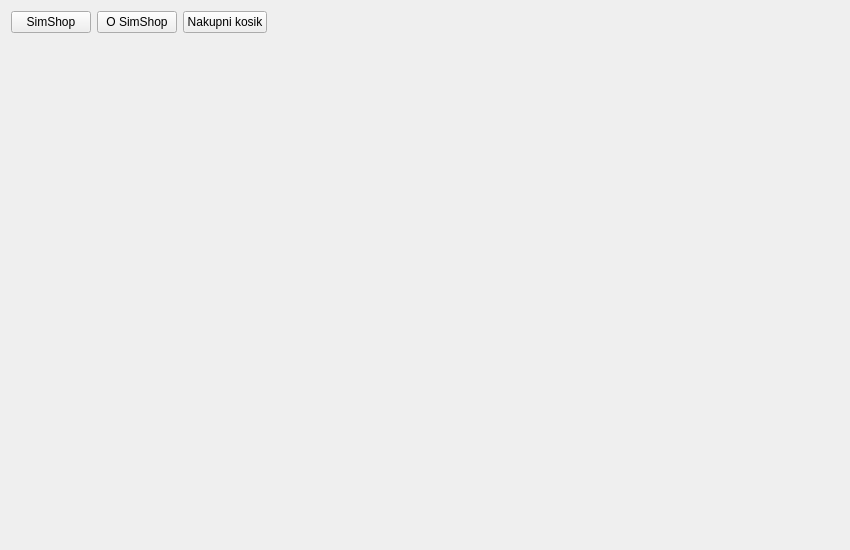
<?xml version="1.0" encoding="UTF-8"?>
<ui version="4.0">
 <class>SimShop</class>
 <widget class="QWidget" name="SimShop">
  <property name="geometry">
   <rect>
    <x>0</x>
    <y>0</y>
    <width>850</width>
    <height>550</height>
   </rect>
  </property>
  <property name="windowTitle">
   <string>SimShop</string>
  </property>
  <layout class="QVBoxLayout" name="verticalLayout">
   <item>
    <layout class="QHBoxLayout" name="horizontalLayout_2">
     <item>
      <widget class="QPushButton" name="simShopButton">
       <property name="text">
        <string>SimShop</string>
       </property>
      </widget>
     </item>
     <item>
      <widget class="QPushButton" name="aboutButton">
       <property name="text">
        <string>O SimShop</string>
       </property>
      </widget>
     </item>
     <item>
      <widget class="QPushButton" name="shoppingCartButton">
       <property name="text">
        <string>Nakupni kosik</string>
       </property>
      </widget>
     </item>
     <item>
      <spacer name="horizontalSpacer">
       <property name="orientation">
        <enum>Qt::Horizontal</enum>
       </property>
       <property name="sizeHint" stdset="0">
        <size>
         <width>40</width>
         <height>20</height>
        </size>
       </property>
      </spacer>
     </item>
    </layout>
   </item>
   <item>
    <widget class="QStackedWidget" name="stackedWidget">
     <widget class="QWidget" name="page"/>
     <widget class="QWidget" name="page_2"/>
    </widget>
   </item>
  </layout>
 </widget>
 <resources/>
 <connections/>
</ui>
